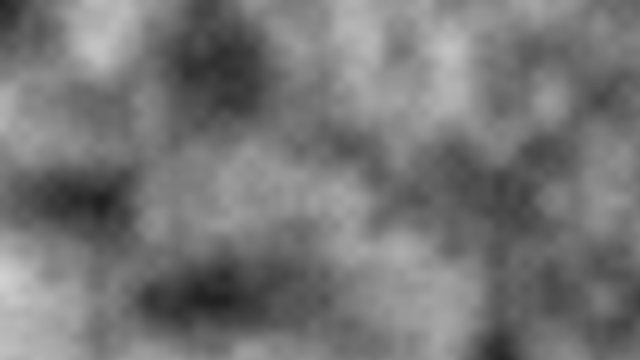
Frame 1 (no input)
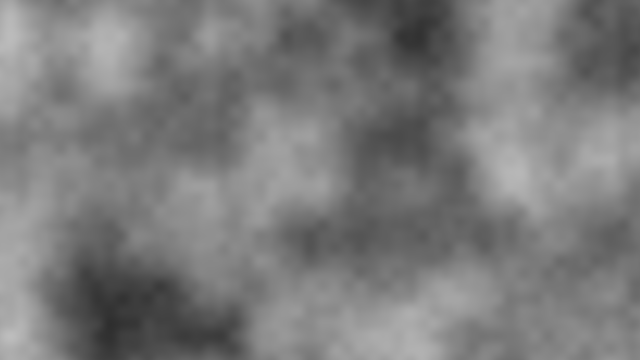
Frame 60 (the mouse pressed at the canvas centre just before this capture)
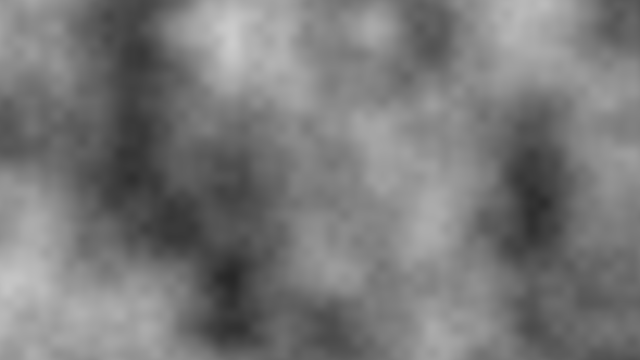
Frame 120 (the mouse held since frame 60 and released just before this capture)

The Processing sketch that drew these frames (run headless with seeded random() and noise(); from frame 60 on, the mouse is pressed at the canvas centre):

// Processing sketch: Exercise_Intro_8
// ── Exercise_Intro_8.pde


float xoff, yoff;
float zoff;
float xloc = 0.0;
float yloc = 0.0;
float dx = 0.0;
float dy = 1000.0;
float sinIncr;

void setup()
{
  
  size(640, 360);
  background(255);
  zoff = 500.0;
  sinIncr = 0.0;  
}

void draw()
{

  loadPixels();
  xoff = 0.0 + xloc; // xoffset initialised outside loops
  for (int x = 0; x < width; x++) {
    yoff = 1000.0 + yloc; // yoffset initialised inside outer loop
    for (int y = 0; y < height; y++) {
      //noiseDetail(3, 0.75);
      // calculate noise with three parameters, map result to 0-255 for grayscale pixel brightness 
      float bright = map(noise(xoff,yoff,zoff), 0, 1, 0, 255);
      pixels[x+y*width] = color(bright); // set current brightness to current pixel
      yoff += 0.01; // smaller increments mean foggier-looking noise - a softer effect
    }
    xoff += 0.01; // ditto for smaller xoff increments
  }
  zoff += 0.1; // increment zoffset outside of both loops to animate noise
  updatePixels();
  //noiseDetail(4, 0.021);
  xloc = map(noise(dx), 0, 1, 0, width/2);
  yloc = map(noise(dy), 0, 1, 0, height/2);
  dx += 0.0001; // smaller increments mean noise moves along x-y plane slower
  dy += 0.0001;

}
